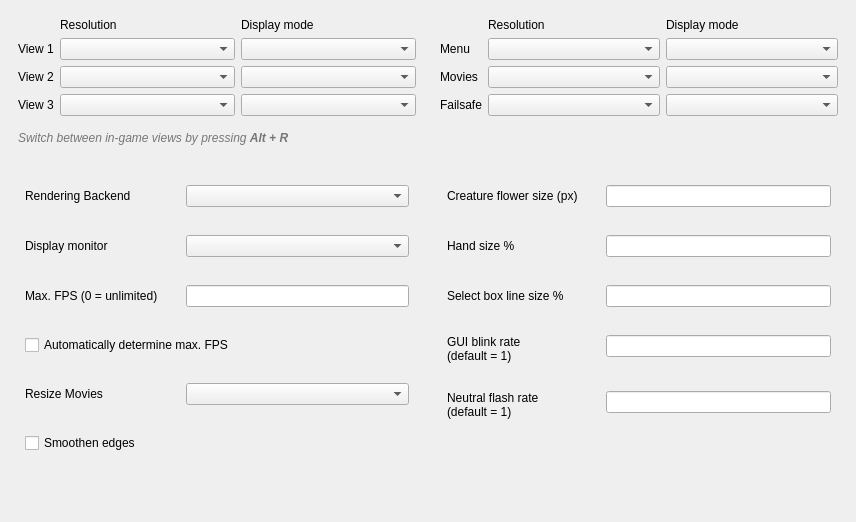
         <widget class="QWidget" name="scrollAreaWidgetContents">
          <property name="geometry">
           <rect>
            <x>0</x>
            <y>0</y>
            <width>856</width>
            <height>522</height>
           </rect>
          </property>
          <layout class="QVBoxLayout" name="verticalLayout_2">
           <property name="leftMargin">
            <number>0</number>
           </property>
           <property name="topMargin">
            <number>0</number>
           </property>
           <property name="rightMargin">
            <number>0</number>
           </property>
           <property name="bottomMargin">
            <number>0</number>
           </property>
           <item>
            <widget class="QFrame" name="responsive_frame">
             <property name="sizePolicy">
              <sizepolicy hsizetype="Preferred" vsizetype="Minimum">
               <horstretch>0</horstretch>
               <verstretch>0</verstretch>
              </sizepolicy>
             </property>
             <property name="frameShape">
              <enum>QFrame::Shape::NoFrame</enum>
             </property>
             <layout class="QHBoxLayout" name="horizontalLayout_4">
              <property name="bottomMargin">
               <number>0</number>
              </property>
              <item>
               <widget class="QFrame" name="frame_3">
                <property name="frameShape">
                 <enum>QFrame::Shape::NoFrame</enum>
                </property>
                <property name="frameShadow">
                 <enum>QFrame::Shadow::Plain</enum>
                </property>
                <layout class="QGridLayout" name="gridLayout_4" columnstretch="0,1,1">
                 <item row="7" column="1">
                  <widget class="QComboBox" name="comboBoxResolution3"/>
                 </item>
                 <item row="2" column="1">
                  <widget class="QComboBox" name="comboBoxResolution1"/>
                 </item>
                 <item row="7" column="2">
                  <widget class="QComboBox" name="comboBoxDisplayMode3"/>
                 </item>
                 <item row="3" column="0">
                  <widget class="QLabel" name="labelResolution_4">
                   <property name="text">
                    <string comment="Dropdown Title Label" extracomment="Should be kept very short">View 2</string>
                   </property>
                  </widget>
                 </item>
                 <item row="2" column="0">
                  <widget class="QLabel" name="labelResolution_3">
                   <property name="text">
                    <string comment="Dropdown Title Label" extracomment="Should be kept very short">View 1</string>
                   </property>
                  </widget>
                 </item>
                 <item row="3" column="2">
                  <widget class="QComboBox" name="comboBoxDisplayMode2"/>
                 </item>
                 <item row="0" column="2">
                  <widget class="QLabel" name="labelDisplayMode">
                   <property name="text">
                    <string comment="Dropdown Title Label">Display mode</string>
                   </property>
                  </widget>
                 </item>
                 <item row="7" column="0">
                  <widget class="QLabel" name="labelResolution_5">
                   <property name="text">
                    <string comment="Dropdown Title Label" extracomment="Should be kept very short">View 3</string>
                   </property>
                  </widget>
                 </item>
                 <item row="2" column="2">
                  <widget class="QComboBox" name="comboBoxDisplayMode1"/>
                 </item>
                 <item row="3" column="1">
                  <widget class="QComboBox" name="comboBoxResolution2"/>
                 </item>
                 <item row="0" column="1">
                  <widget class="QLabel" name="labelResolution">
                   <property name="text">
                    <string comment="Dropdown Title Label">Resolution</string>
                   </property>
                  </widget>
                 </item>
                </layout>
               </widget>
              </item>
              <item>
               <widget class="QFrame" name="frame_4">
                <property name="sizePolicy">
                 <sizepolicy hsizetype="Preferred" vsizetype="Minimum">
                  <horstretch>0</horstretch>
                  <verstretch>0</verstretch>
                 </sizepolicy>
                </property>
                <property name="frameShape">
                 <enum>QFrame::Shape::NoFrame</enum>
                </property>
                <property name="frameShadow">
                 <enum>QFrame::Shadow::Plain</enum>
                </property>
                <layout class="QGridLayout" name="gridLayout_5" columnstretch="0,1,1">
                 <item row="1" column="1">
                  <widget class="QComboBox" name="comboBoxResolution3_2"/>
                 </item>
                 <item row="1" column="2">
                  <widget class="QComboBox" name="comboBoxDisplayMode3_2"/>
                 </item>
                 <item row="1" column="0">
                  <widget class="QLabel" name="labelResolution_6">
                   <property name="text">
                    <string comment="Dropdown Title Label" extracomment="Should be kept very short">Menu</string>
                   </property>
                  </widget>
                 </item>
                 <item row="2" column="1">
                  <widget class="QComboBox" name="comboBoxResolution2_2"/>
                 </item>
                 <item row="2" column="2">
                  <widget class="QComboBox" name="comboBoxDisplayMode2_2"/>
                 </item>
                 <item row="3" column="1">
                  <widget class="QComboBox" name="comboBoxResolution1_2"/>
                 </item>
                 <item row="3" column="2">
                  <widget class="QComboBox" name="comboBoxDisplayMode1_2"/>
                 </item>
                 <item row="2" column="0">
                  <widget class="QLabel" name="labelResolution_8">
                   <property name="text">
                    <string comment="Dropdown Title Label" extracomment="Should be kept very short">Movies</string>
                   </property>
                  </widget>
                 </item>
                 <item row="3" column="0">
                  <widget class="QLabel" name="labelResolution_7">
                   <property name="text">
                    <string comment="Dropdown Title Label" extracomment="Should be kept very short">Failsafe</string>
                   </property>
                  </widget>
                 </item>
                 <item row="0" column="2">
                  <widget class="QLabel" name="labelDisplayMode_2">
                   <property name="text">
                    <string comment="Dropdown Title Label">Display mode</string>
                   </property>
                  </widget>
                 </item>
                 <item row="0" column="1">
                  <widget class="QLabel" name="labelResolution_2">
                   <property name="text">
                    <string comment="Dropdown Title Label">Resolution</string>
                   </property>
                  </widget>
                 </item>
                </layout>
               </widget>
              </item>
             </layout>
            </widget>
           </item>
           <item>
            <widget class="QLabel" name="labelViewsInfo">
             <property name="sizePolicy">
              <sizepolicy hsizetype="Minimum" vsizetype="Minimum">
               <horstretch>0</horstretch>
               <verstretch>0</verstretch>
              </sizepolicy>
             </property>
             <property name="styleSheet">
              <string notr="true">QLabel { color: #777; }</string>
             </property>
             <property name="text">
              <string comment="Information Label" extracomment="This is shown under the views configuration">&lt;i&gt;Switch between in-game views by pressing &lt;strong&gt;Alt + R&lt;/strong&gt;&lt;/i&gt;</string>
             </property>
             <property name="margin">
              <number>0</number>
             </property>
             <property name="indent">
              <number>18</number>
             </property>
            </widget>
           </item>
           <item>
            <widget class="QFrame" name="responsive_frame_2">
             <layout class="QHBoxLayout" name="horizontalLayout" stretch="1,1">
              <property name="topMargin">
               <number>18</number>
              </property>
              <item>
               <widget class="QFrame" name="frame_6">
                <property name="sizePolicy">
                 <sizepolicy hsizetype="Ignored" vsizetype="Preferred">
                  <horstretch>1</horstretch>
                  <verstretch>0</verstretch>
                 </sizepolicy>
                </property>
                <layout class="QFormLayout" name="formLayout_3">
                 <property name="horizontalSpacing">
                  <number>28</number>
                 </property>
                 <property name="verticalSpacing">
                  <number>28</number>
                 </property>
                 <property name="leftMargin">
                  <number>16</number>
                 </property>
                 <property name="topMargin">
                  <number>16</number>
                 </property>
                 <property name="rightMargin">
                  <number>16</number>
                 </property>
                 <property name="bottomMargin">
                  <number>16</number>
                 </property>
                 <item row="1" column="0">
                  <widget class="QLabel" name="labelDisplayMonitor">
                   <property name="text">
                    <string comment="Dropdown Title Label">Display monitor</string>
                   </property>
                  </widget>
                 </item>
                 <item row="1" column="1">
                  <widget class="QComboBox" name="comboBoxDisplayMonitor"/>
                 </item>
                 <item row="2" column="0">
                  <widget class="QLabel" name="labelMaxFps">
                   <property name="text">
                    <string comment="Textinput Title Label">Max. FPS (0 = unlimited)</string>
                   </property>
                  </widget>
                 </item>
                 <item row="2" column="1">
                  <widget class="QLineEdit" name="lineEditMaxFps"/>
                 </item>
                 <item row="4" column="0">
                  <widget class="QLabel" name="labelResizeMovies">
                   <property name="text">
                    <string comment="Dropdown Title Label">Resize Movies</string>
                   </property>
                  </widget>
                 </item>
                 <item row="4" column="1">
                  <widget class="QComboBox" name="comboBoxResizeMovies"/>
                 </item>
                 <item row="5" column="0" colspan="2">
                  <widget class="QCheckBox" name="checkBoxSmoothenVideo">
                   <property name="text">
                    <string comment="Checkbox Toggle">Smoothen edges</string>
                   </property>
                  </widget>
                 </item>
                 <item row="3" column="0" colspan="2">
                  <widget class="QCheckBox" name="checkBoxAutoDetermineMaxFps">
                   <property name="text">
                    <string comment="Checkbox Toggle">Automatically determine max. FPS</string>
                   </property>
                  </widget>
                 </item>
                 <item row="0" column="0">
                  <widget class="QLabel" name="labelRenderer">
                   <property name="text">
                    <string>Rendering Backend</string>
                   </property>
                  </widget>
                 </item>
                 <item row="0" column="1">
                  <widget class="QComboBox" name="comboBoxRenderer"/>
                 </item>
                </layout>
               </widget>
              </item>
              <item>
               <widget class="QFrame" name="frame_5">
                <property name="sizePolicy">
                 <sizepolicy hsizetype="Ignored" vsizetype="Preferred">
                  <horstretch>1</horstretch>
                  <verstretch>0</verstretch>
                 </sizepolicy>
                </property>
                <layout class="QFormLayout" name="formLayout_4">
                 <property name="horizontalSpacing">
                  <number>28</number>
                 </property>
                 <property name="verticalSpacing">
                  <number>28</number>
                 </property>
                 <property name="leftMargin">
                  <number>16</number>
                 </property>
                 <property name="topMargin">
                  <number>16</number>
                 </property>
                 <property name="rightMargin">
                  <number>16</number>
                 </property>
                 <property name="bottomMargin">
                  <number>16</number>
                 </property>
                 <item row="0" column="0">
                  <widget class="QLabel" name="labelCreatureFlowerSize">
                   <property name="text">
                    <string comment="Textinput Title Label">Creature flower size (px)</string>
                   </property>
                  </widget>
                 </item>
                 <item row="0" column="1">
                  <widget class="QLineEdit" name="lineEditCreatureFlowerSize"/>
                 </item>
                 <item row="1" column="0">
                  <widget class="QLabel" name="labelHandSize">
                   <property name="text">
                    <string comment="Textinput Title Label">Hand size %</string>
                   </property>
                  </widget>
                 </item>
                 <item row="1" column="1">
                  <widget class="QLineEdit" name="lineEditHandSize"/>
                 </item>
                 <item row="2" column="0">
                  <widget class="QLabel" name="labelLineBoxSize">
                   <property name="text">
                    <string comment="Textinput Title Label">Select box line size %</string>
                   </property>
                  </widget>
                 </item>
                 <item row="2" column="1">
                  <widget class="QLineEdit" name="lineEditLineBoxSize"/>
                 </item>
                 <item row="3" column="0">
                  <widget class="QLabel" name="labelGuiBlinkRate">
                   <property name="text">
                    <string comment="Textinput Title Label">GUI blink rate
(default = 1)</string>
                   </property>
                   <property name="wordWrap">
                    <bool>true</bool>
                   </property>
                  </widget>
                 </item>
                 <item row="3" column="1">
                  <widget class="QLineEdit" name="lineEditGuiBlinkRate"/>
                 </item>
                 <item row="4" column="0">
                  <widget class="QLabel" name="labelNeutralFlashRate">
                   <property name="text">
                    <string comment="Textinput Title Label">Neutral flash rate
(default = 1)</string>
                   </property>
                   <property name="wordWrap">
                    <bool>true</bool>
                   </property>
                  </widget>
                 </item>
                 <item row="4" column="1">
                  <widget class="QLineEdit" name="lineEditNeutralFlashRate"/>
                 </item>
                </layout>
               </widget>
              </item>
             </layout>
            </widget>
           </item>
           <item>
            <spacer name="verticalSpacer_2">
             <property name="orientation">
              <enum>Qt::Orientation::Vertical</enum>
             </property>
             <property name="sizeHint" stdset="0">
              <size>
               <width>0</width>
               <height>0</height>
              </size>
             </property>
            </spacer>
           </item>
          </layout>
         </widget>
